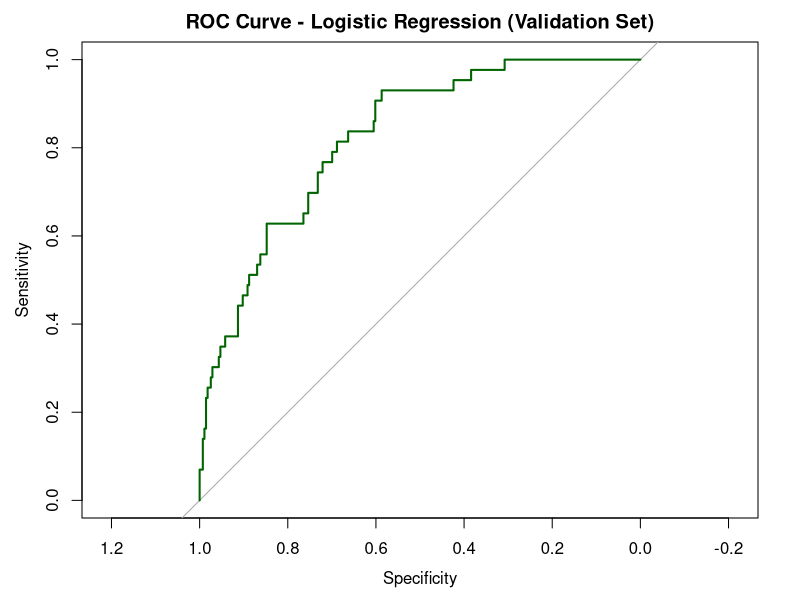
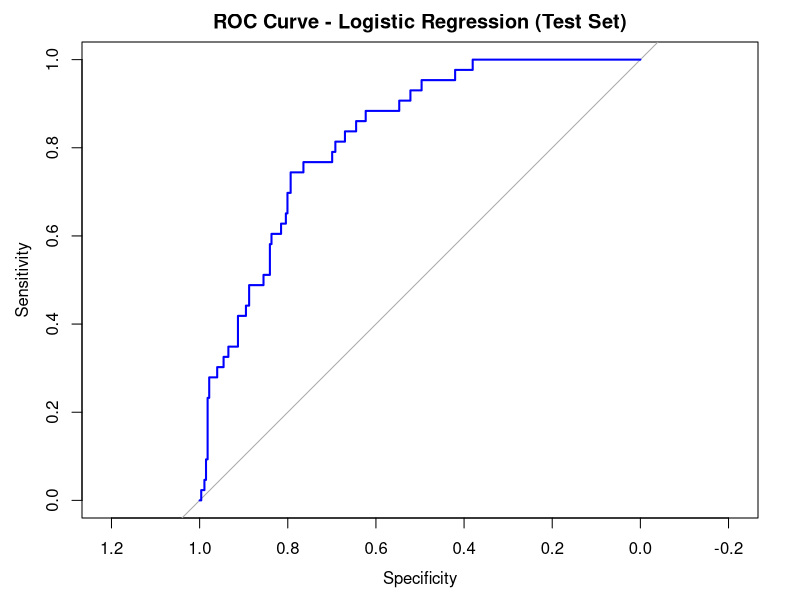

Generate these figures, in order, with R:
## ---- chunk 1
knitr::opts_chunk$set(
  echo = TRUE,
  message = FALSE,
  warning = FALSE
)
## ---- chunk 2
library(caret)
library(pROC)
## ---- chunk 3
df <- read.csv("../data/winequality-red-clean.csv", stringsAsFactors = FALSE)
## ---- chunk 4
str(df)
head(df, 3)
## ---- chunk 5
# Target must exist
if (!("quality_binary" %in% names(df))) stop("'quality_binary' column not found in dataset.")

# Set positive class as Premium
df$quality_binary <- factor(df$quality_binary, levels = c("Poor", "Premium"))

# Drop label-like column (potential leakage)
if ("quality_factor" %in% names(df)) {
  df$quality_factor <- NULL
}

# Convert predictors to numeric
predictor_cols <- setdiff(names(df), "quality_binary")
df[predictor_cols] <- lapply(df[predictor_cols], function(x) as.numeric(x))

# Remove any rows with NA after conversion
df <- na.omit(df)

# Class balance
table(df$quality_binary)
prop.table(table(df$quality_binary))
## ---- chunk 6
set.seed(42)

# 60% train, 40% temp
idx_train <- createDataPartition(df$quality_binary, p = 0.60, list = FALSE)
train <- df[idx_train, ]
temp  <- df[-idx_train, ]

# split temp equally into validation and test (20/20)
idx_valid <- createDataPartition(temp$quality_binary, p = 0.50, list = FALSE)
valid <- temp[idx_valid, ]
test  <- temp[-idx_valid, ]

# Verify class proportions
prop.table(table(train$quality_binary))
prop.table(table(valid$quality_binary))
prop.table(table(test$quality_binary))
## ---- chunk 7
logit_model <- glm(quality_binary ~ ., data = train, family = binomial)
summary(logit_model)
## ---- chunk 8
odds_ratios <- exp(coef(logit_model))
odds_ratios

or_ci <- exp(cbind(OR = coef(logit_model), confint(logit_model)))
or_ci
## ---- chunk 9
valid_prob <- predict(logit_model, newdata = valid, type = "response")
head(valid_prob)
## ---- chunk 10
roc_valid <- roc(
  response = valid$quality_binary,
  predictor = valid_prob,
  levels = c("Poor", "Premium"),
  direction = "<"
)

plot(roc_valid, col = "darkgreen", main = "ROC Curve - Logistic Regression (Validation Set)")
auc(roc_valid)
## ---- chunk 11
best_valid <- coords(
  roc_valid,
  "best",
  ret = c("threshold", "sensitivity", "specificity"),
  best.method = "youden"
)
best_valid
## ---- chunk 12
# Default threshold
pred_valid_05 <- ifelse(valid_prob >= 0.5, "Premium", "Poor")
pred_valid_05 <- factor(pred_valid_05, levels = c("Poor", "Premium"))

cm_valid_05 <- confusionMatrix(pred_valid_05, valid$quality_binary, positive = "Premium")
cm_valid_05

# Best threshold from ROC
best_thr <- as.numeric(best_valid["threshold"])

pred_valid_best <- ifelse(valid_prob >= best_thr, "Premium", "Poor")
pred_valid_best <- factor(pred_valid_best, levels = c("Poor", "Premium"))

cm_valid_best <- confusionMatrix(pred_valid_best, valid$quality_binary, positive = "Premium")
cm_valid_best
## ---- chunk 13
test_prob <- predict(logit_model, newdata = test, type = "response")

# Use the chosen threshold from validation (best_thr)
test_pred <- ifelse(test_prob >= best_thr, "Premium", "Poor")
test_pred <- factor(test_pred, levels = c("Poor", "Premium"))

cm_test <- confusionMatrix(test_pred, test$quality_binary, positive = "Premium")
cm_test
## ---- chunk 14
roc_test <- roc(
  response = test$quality_binary,
  predictor = test_prob,
  levels = c("Poor", "Premium"),
  direction = "<"
)

plot(roc_test, col = "blue", main = "ROC Curve - Logistic Regression (Test Set)")
auc(roc_test)
